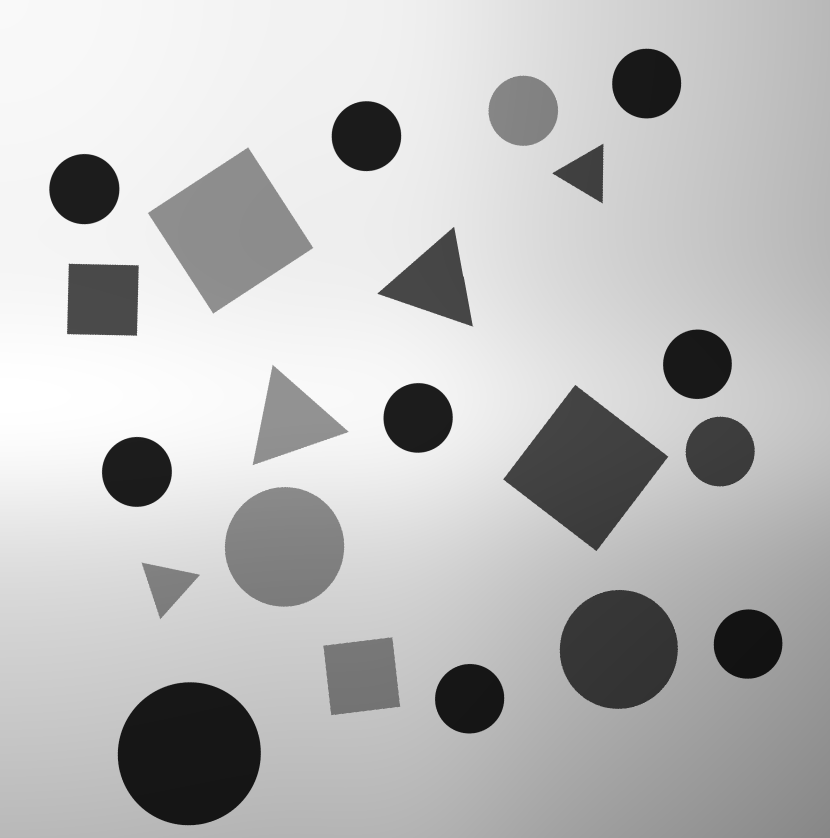
%> input picture Assignment TEAM/1.1 test_images/test_01.png, 1660 x 1676 px (shown at 1/2 size)
$ octave runSplit4.m   (GNU Octave 9; MATLAB toolbox functions it lacks are replaced by stand-ins)
%> lines starting %> are read from the running program, lines starting %| are printed output that depends on the picture; in (x1, y1, x2, y2) boxes, pixels count from 0 and x2, y2 are one past the last pixel; in counts of white or black regions, pixels touching at a corner belong together; the program's own positions count from 1
clear All; close all; clc;

%% import image
imgOriginal = imread('test_01.png');
%> imgOriginal is the input picture: size 1676x1660 uint8; min 18, max 255, mean 186.6
figure();
imshow(imgOriginal); title('Original');

% Duplicate the image to assign the result
imgSplitResult = imgOriginal;

% I'm trying to PLIT INTO 4 PIECES and binarize them, but result is
% imperfect
img_size = size(imgOriginal);
w = img_size(1);
l = img_size(2);
% img = imgoriginal(1200:w,  1200:l);

img11 = imgOriginal(1:900,  1:900);     img11 = imbinarize(img11);
%> after `img11 = imbinarize(img11)`:
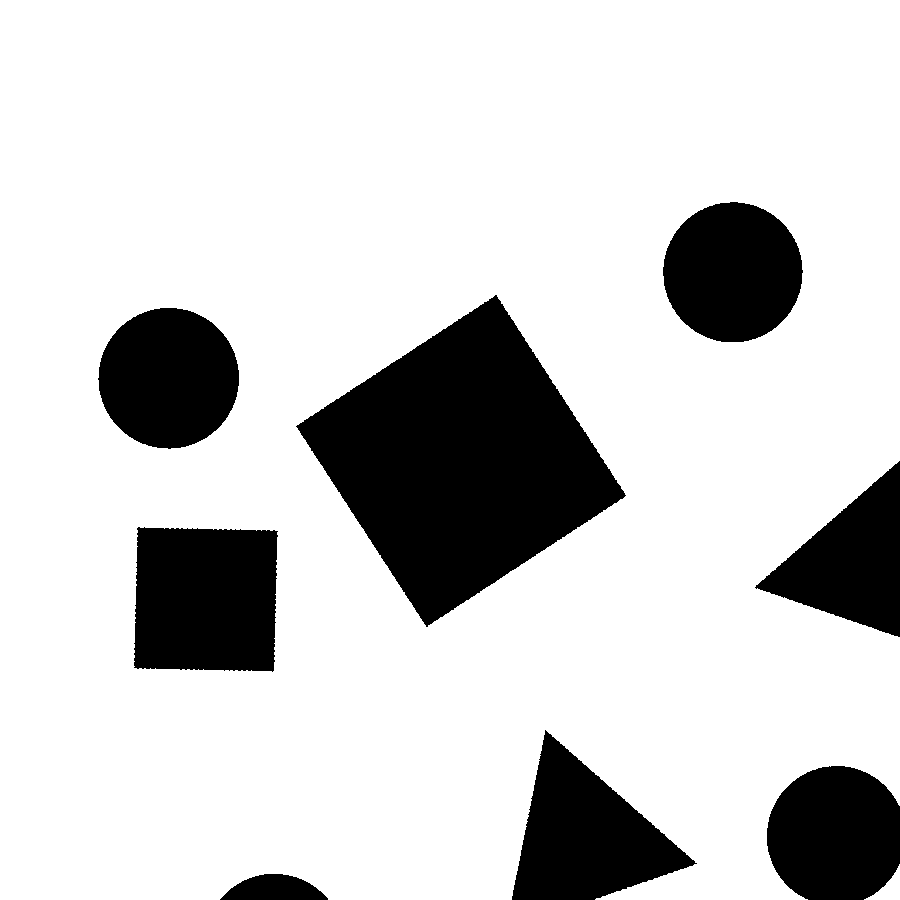
%> img11: size 900x900 logical; 81% white; 8 black regions, largest, box (x1, y1, x2, y2) and area: (296, 295, 626, 627) 57198, (134, 527, 278, 672) 19677, (512, 730, 697, 900) 16609
img12 = imgOriginal(1:900,  900:l);     img12 = imbinarize(img12);
imgSplitResult(1:900,  1:900) = img11.*255;
imgSplitResult(1:900,  900:l) = img12.*255;

img21 = imgOriginal(900:w,  1:900);  img21 = imbinarize(img21);
%> after `img21 = imbinarize(img21)`:
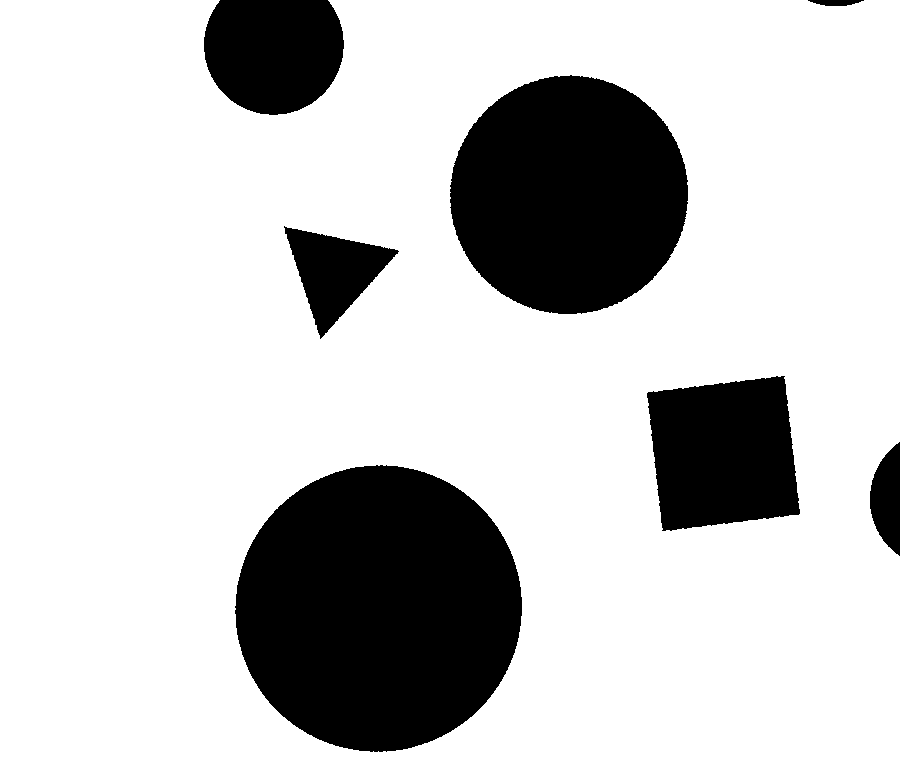
%> img21: size 777x900 logical; 78.5% white; 7 black regions, largest, box (x1, y1, x2, y2) and area: (235, 465, 522, 752) 64367, (450, 75, 688, 314) 44473, (647, 376, 800, 531) 19313
img22 = imgOriginal(900:w,  900:l);img22 = imbinarize(img22);
%> after `img22 = imgOriginal(900:w, 900:l)`:
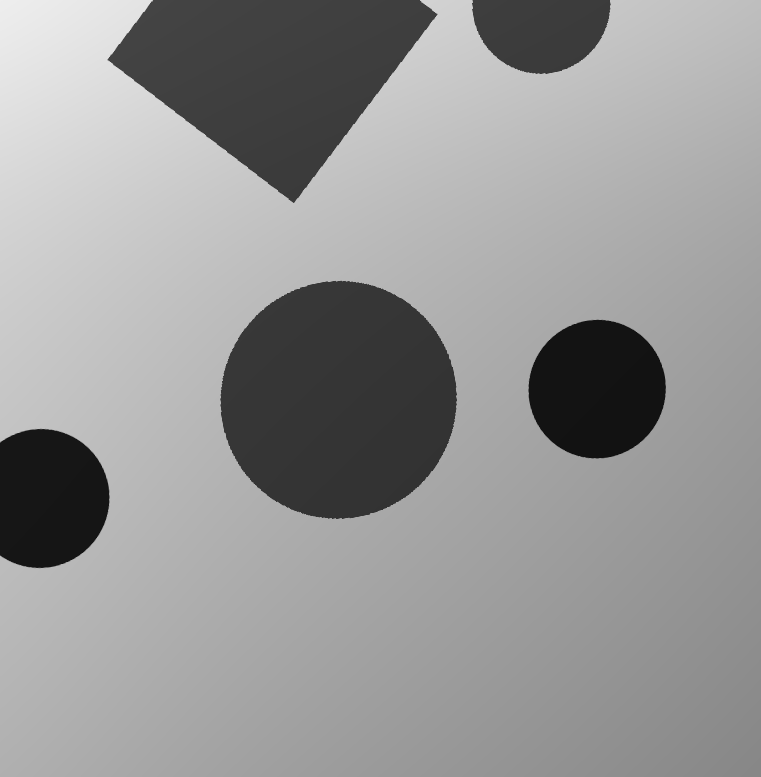
%> img22: size 777x761 uint8; min 18, max 238, mean 150.4
imgSplitResult(900:w,  1:900) = img21.*255;
imgSplitResult(900:w,  900:l) = img22.*255;
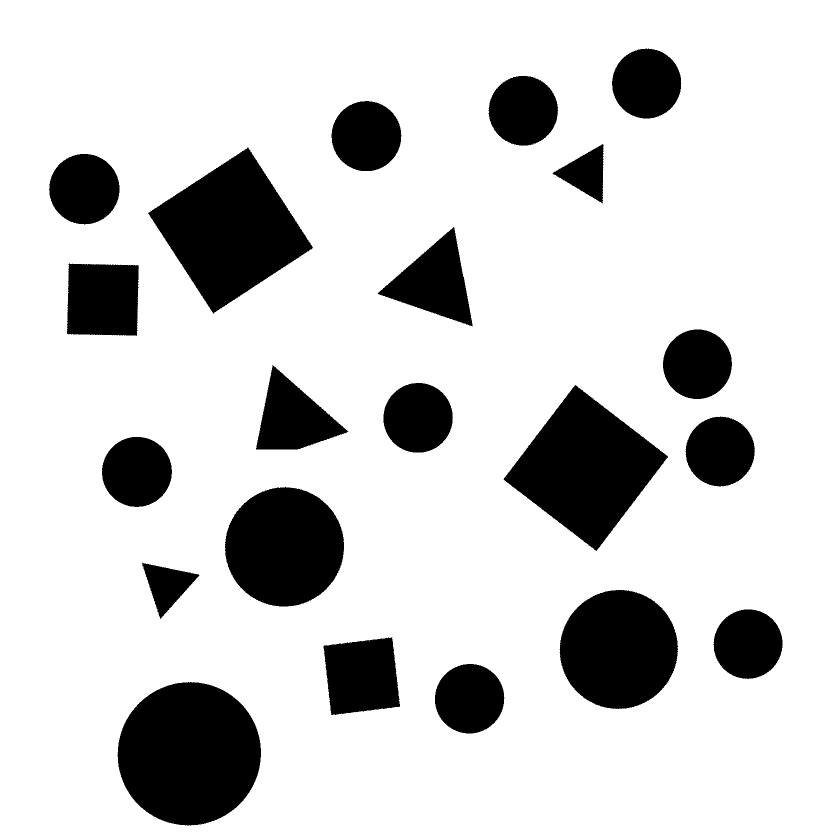
%> imgSplitResult: size 1676x1660 uint8 (shown at 1/2 size); 81.9% white; 21 black regions, largest, box (x1, y1, x2, y2) and area: (235, 1364, 522, 1651) 64367, (296, 295, 626, 627) 57198, (1007, 770, 1336, 1102) 55729


figure();
imshow(imgSplitResult); title('Result of splitting and imbinarizing');

%% Binarizing

% Imbinarize the SPLIT result
mask = imbinarize(imgSplitResult, 130/255);
inverse = 1 - mask;
% Find the number of connected components in the image.
imgcc = bwconncomp(inverse);
%> imgcc = 21 connected components

% Extract centroids
stats = regionprops(imgcc,'Area','Centroid','Circularity');
%> stats = 21 regions; largest, Area, Centroid and Circularity: 64367 [379.1 1508.1] 0.987, 57198 [461.8 461.5] 0.758, 55729 [1172.1 936.5] 0.77, 44473 [569.6 1094.4] 0.937, 43982 [1238.2 1299.4] 0.94
% Store data
centroids = cat(1,stats.Centroid);
%> centroids = 21 rows, first 12: [169.3 378.7; 206.3 600; 274.4 944.3; 379.1 1508.1; 335.2 1171.6; 461.8 461.5; 569.6 1094.4; 586.8 836.5; 724 1353; 733.4 272.8; 869.9 565.2; 836.7 836.3]
areas = cat(1,stats.Area);
%> areas = 21 values, max 64367 at index 4, min 6081 at index 5, mean 23949.7
circularity = cat(1,stats.Circularity);
%> circularity = 21 values, max 0.998 at index 3, min 0.573 at index 5, mean 0.858

%% Show
figure();
imshow(inverse); title('inverse');
hold on
plot(centroids(:,1),centroids(:,2),'b*')
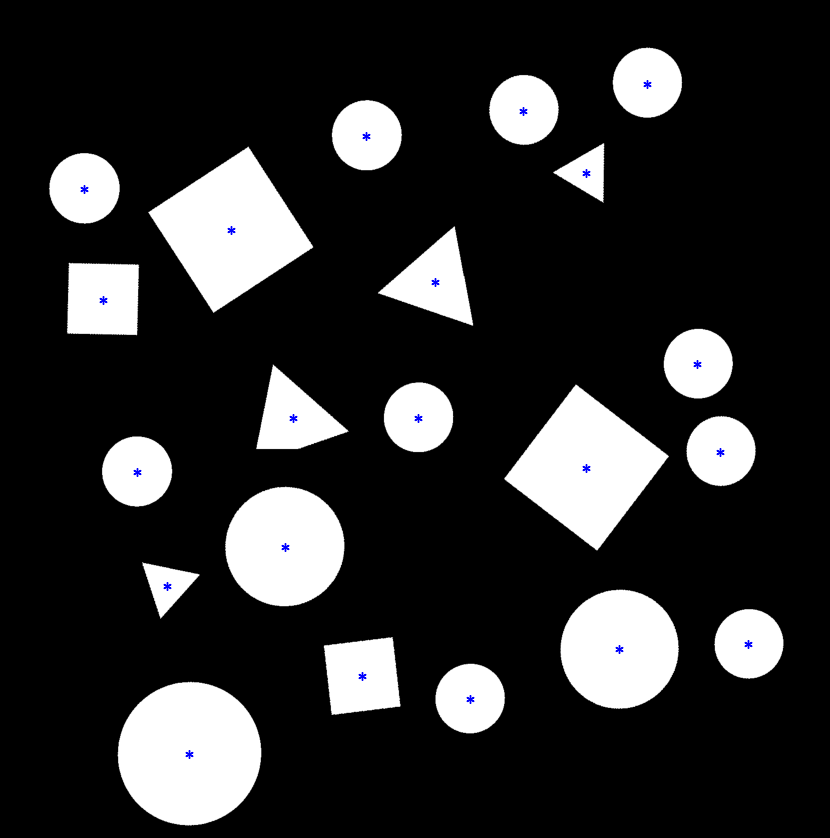
%> figure redrawn from the program's plot data; shown at 1/2 size; its title reads 'inverse'
hold off

%% Classify
triangles = [];
squares = [];
circles = [];
last = length(stats);
%> last = 21
for i=1:last
    cir = circularity(i);
    if cir > 0.9
        circles = [circles; centroids(i) centroids(i)];
    elseif cir > 0.7
        squares = [squares; centroids(i) centroids(i)];
    else
        triangles = [triangles; centroids(i) centroids(i)];
    end
end
%> this loop made 21 passes
%> (cir, circles) on passes 1, 3, 4, 7: (0.996, [169.3 169.3]), (0.998, [169.3 169.3; 274.4 274.4]), (0.987, [169.3 169.3; 274.4 274.4; 379.1 379.1]), (0.937, [169.3 169.3; 274.4 274.4; 379.1 379.1; 569.6 569.6])
%> after the loop, circles = 13 rows, first 12: [169.3 169.3; 274.4 274.4; 379.1 379.1; 569.6 569.6; 733.4 733.4; 836.7 836.7; 939.7 939.7; 1047.1 1047.1; 1238.2 1238.2; 1293.9 1293.9; 1395.4 1395.4; 1440.9 1440.9]


%% Resources I used:
% https://au.mathworks.com/help/images/ref/regionprops.html#d123e242978
% https://au.mathworks.com/help/images/ref/bwconncomp.html
% Identify shape based on circularity: Lec03 slides
% Tut03 slides

$ run again, with Assignment TEAM/1.1 test_images/test_02.png copied over Assignment TEAM/1.1 test_images/test_01.png
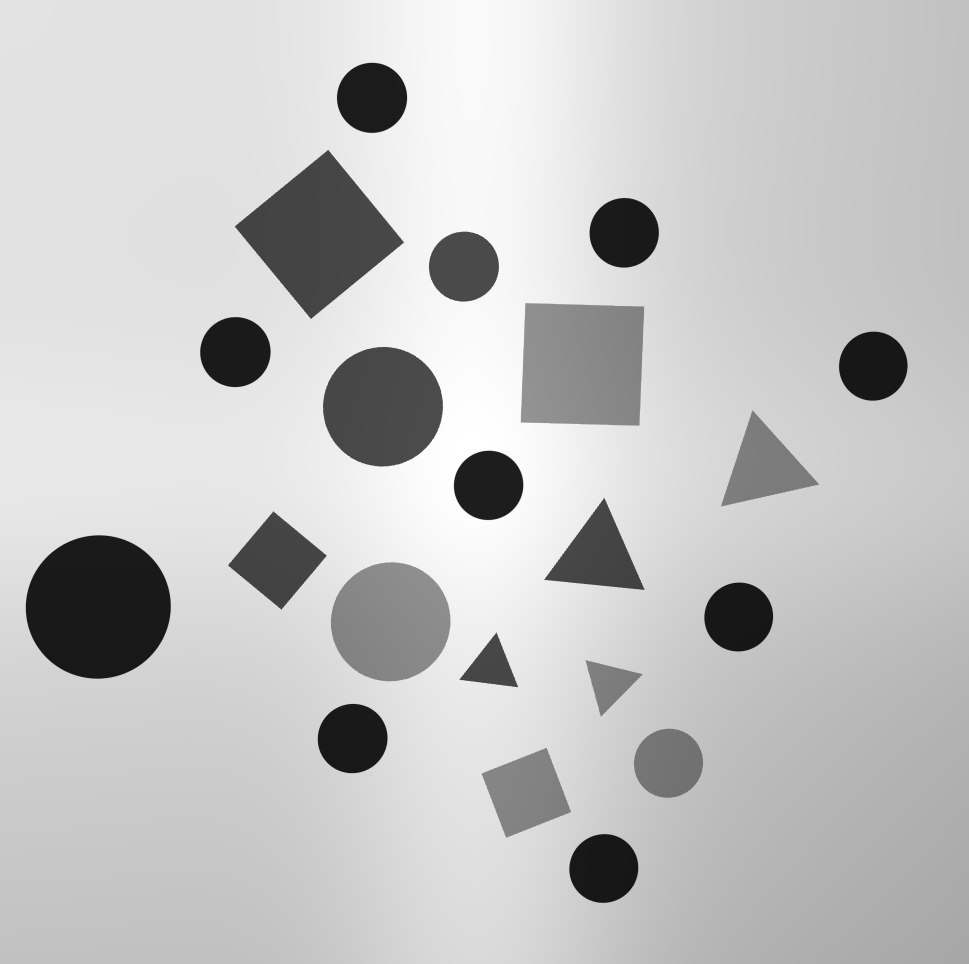
%> input picture Assignment TEAM/1.1 test_images/test_02.png, 1937 x 1927 px (shown at 1/2 size)
%> imgOriginal is the input picture: size 1927x1937 uint8; min 22, max 255, mean 195
%> `img11 = imbinarize(img11)`:
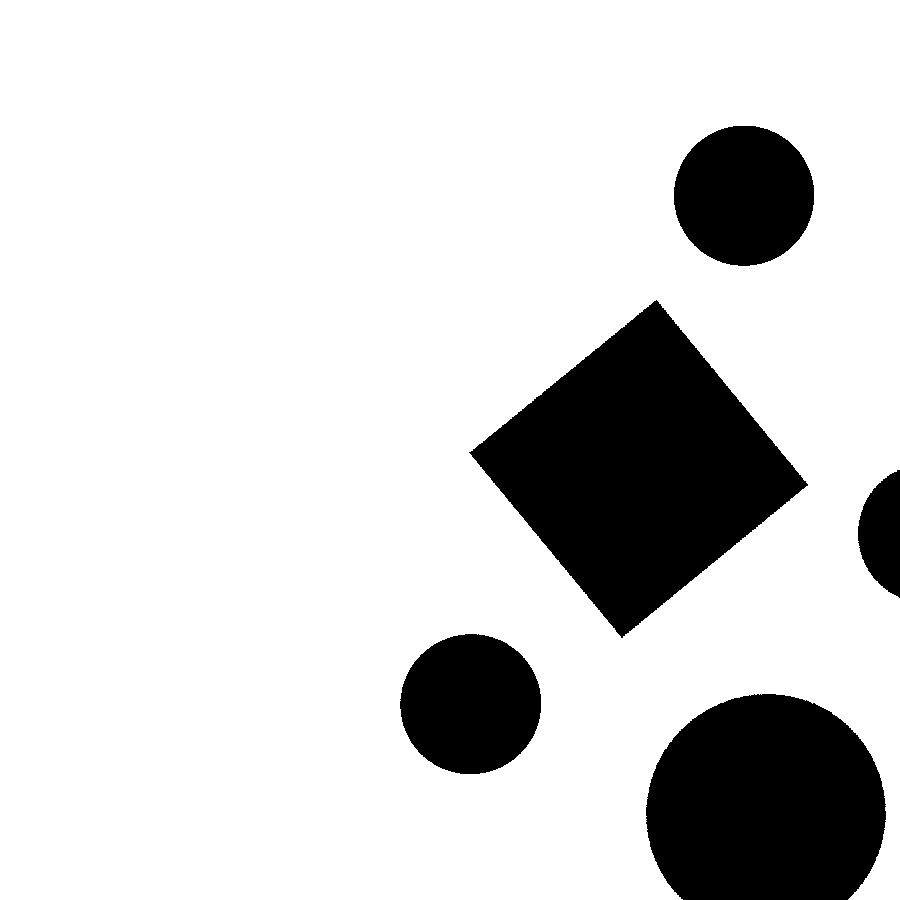
%> img11: size 900x900 logical; 83.5% white; 5 black regions, box (x1, y1, x2, y2) and area: (469, 300, 808, 638) 57791, (646, 694, 886, 900) 41162, (400, 634, 541, 774) 15495, (674, 126, 814, 266) 15452, (858, 470, 900, 598) 3876
%> img12: size 900x1038 logical; 89.1% white; 5 black regions, box (x1, y1, x2, y2) and area: (143, 607, 389, 851) 56436, (280, 396, 419, 535) 15196, (779, 663, 916, 802) 14950, (0, 463, 99, 603) 11600, (580, 821, 676, 900) 3859
%> img21: size 1028x900 logical; 88.8% white; 4 black regions, box (x1, y1, x2, y2) and area: (52, 172, 342, 458) 65218, (456, 124, 653, 320) 19500, (635, 509, 775, 647) 15154, (683, 0, 848, 34) 3858
%> img22: size 1028x1038 logical; 88.5% white; 9 black regions, largest, box (x1, y1, x2, y2) and area: (65, 597, 243, 776) 19046, (189, 97, 390, 281) 17681, (9, 2, 148, 141) 15098
%> mask: size 1927x1937 logical; 87.6% white; 20 black regions, largest, box (x1, y1, x2, y2) and area: (52, 1071, 342, 1357) 65218, (469, 300, 808, 638) 57791, (1042, 607, 1288, 851) 56436
%> imgcc = 20 connected components
%> stats = 20 regions; largest, Area, Centroid and Circularity: 65218 [197.1 1214.5] 0.987, 57791 [639.4 469.4] 0.745, 56436 [1165.5 729.4] 0.664, 44855 [766.4 813.9] 0.923, 19500 [555.3 1121.6] 0.736
%> centroids = 20 rows, first 12: [197.1 1214.5; 471.3 704.7; 555.3 1121.6; 639.4 469.4; 705.8 1477.6; 766.4 813.9; 744.6 196.2; 928.4 533.7; 977.7 971.3; 983.2 1333.5; 1053.2 1586.1; 1165.5 729.4]
%> areas = 20 values, max 65218 at index 1, min 5966 at index 15, mean 23072.8
%> circularity = 20 values, max 0.999 at index 7, min 0.558 at index 13, mean 0.842
%> `plot(centroids(:,1),centroids(:,2),'b*')`:
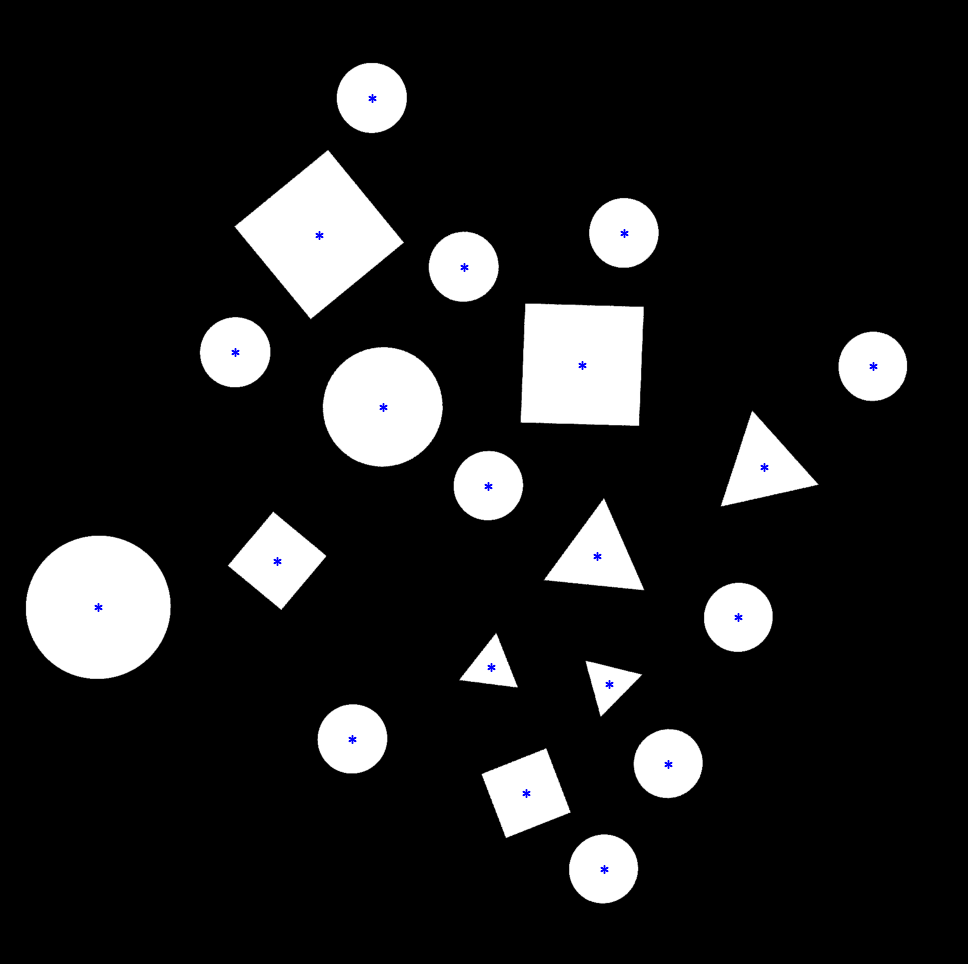
%> figure redrawn from the program's plot data; shown at 1/2 size; its title reads 'inverse'
%> last = 20
%> the loop `for i=1:last` made 20 passes
%> (cir, circles) on passes 1, 2, 5, 6: (0.987, [197.1 197.1]), (0.986, [197.1 197.1; 471.3 471.3]), (0.989, [197.1 197.1; 471.3 471.3; 705.8 705.8]), (0.923, [197.1 197.1; 471.3 471.3; 705.8 705.8; 766.4 766.4])
%> after the loop `for i=1:last`: circles = [197.1 197.1; 471.3 471.3; 705.8 705.8; 766.4 766.4; 744.6 744.6; 928.4 928.4; 977.7 977.7; 1208.2 1208.2; 1249 1249; 1337.6 1337.6; 1478 1478; 1747.1 1747.1]
